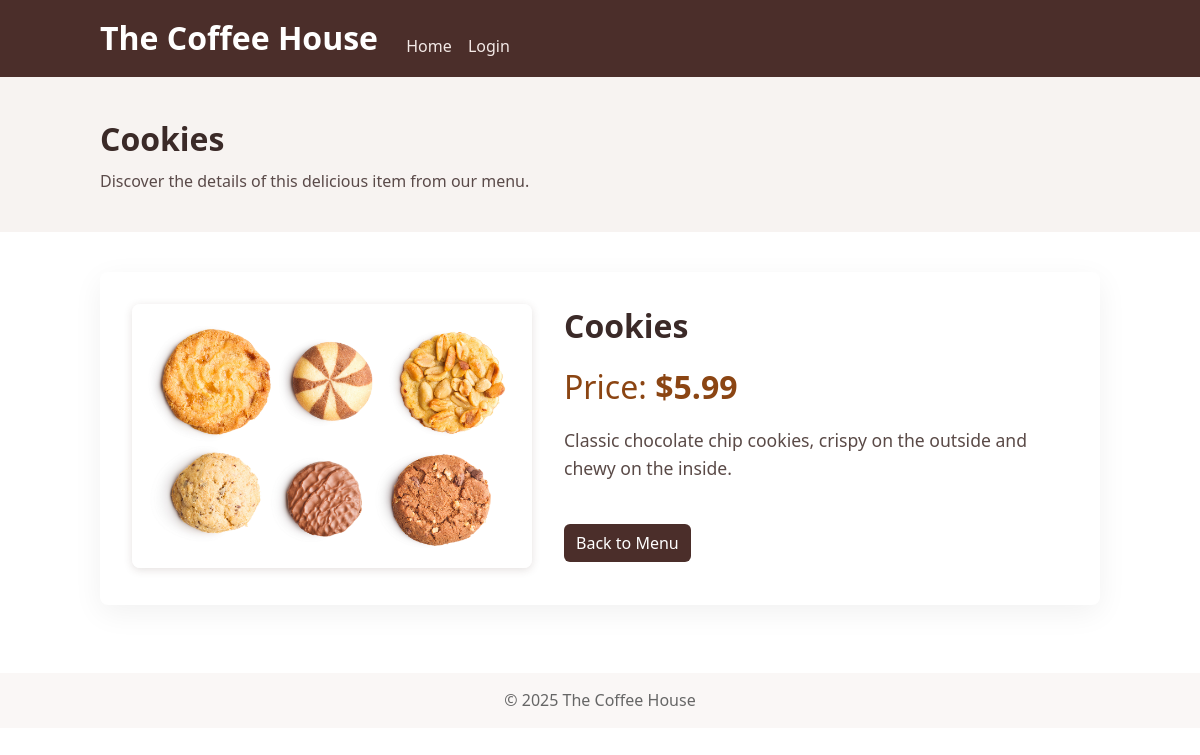
/foodDetails/2, run on the app's committed database.
### tables this page shows
CREATE TABLE food_menu (
        id INTEGER PRIMARY KEY,
        name TEXT NOT NULL,
        price REAL NOT NULL,
        description TEXT,
        image_url TEXT
    );

### app.py (the view)
@app.route("/foodDetails/<int:id>")
def foodDetails(id):
    db = get_db()
    cursor = db.cursor()
    cursor.execute("SELECT * FROM food_menu WHERE id = ?", (id,))
    food = cursor.fetchone()
    db.close()
    if food:
        return render_template("foodDetails.html", food=food)
    return "Can't found this meal."

### app.py (called while the page is built)
def get_db():
    conn = sqlite3.connect("cafe.db")
    conn.row_factory = sqlite3.Row  # This allows accessing columns by name
    return conn

### templates/foodDetails.html (shortened to what this page needs)
<!DOCTYPE html>
<html lang="en">
<head>
    <link rel="stylesheet" href="{{ url_for('static', filename='css/style.css') }}">
</head>
<body>
    <header class="site-header">
        <div class="container">
            <h1 class="logo">The Coffee House</h1>
            <nav>
                <a href="/">Home</a>
                <a href="/login">Login</a>
            </nav>
        </div>
    </header>
    <section class="hero">
        <div class="container hero-inner">
            <div class="hero-text">
                <h2>{{ food.name }}</h2>
                <p>Discover the details of this delicious item from our menu.</p>
            </div>
        </div>
    </section>
    <section class="container profile-card">
        <div class="card food-detail-card">
            <div class="food-detail-content">
                <div class="food-detail-image">
                    <img src="{{ food.image_url }}" alt="{{ food.name }}">
                </div>
                <div class="food-detail-info">
                    <h3>{{ food.name }}</h3>
                    <div class="price" style="font-size: 2rem; color: #8B4513; margin: 1rem 0;">Price: <b>${{ '%.2f' % food.price }}</b></div>
                    <p class="food-description">{{ food.description }}</p>
                    <div class="food-actions" style="margin-top: 2rem;">
                        <a href="/" class="btn">Back to Menu</a>
                    </div>
                </div>
            </div>
        </div>
    </section>
    <footer class="site-footer">
        <div class="container">&copy; {{ 2025 }} The Coffee House</div>
    </footer>
</body>
</html>

### static/css/style.css (style rules this page uses)
* { box-sizing: border-box; margin: 0; padding: 0; }
body { font-family: system-ui, -apple-system, Segoe UI, Roboto, Helvetica, Arial, sans-serif; line-height: 1.4; color: #2b2b2b; background: #fff; }
.container { width: 92%; max-width: 1000px; margin: 0 auto; }
.site-header { background: #4b2e2a; color: #fff; padding: 16px 0; }
.site-header .logo { display: inline-block; font-weight: 700; margin-right: 24px; }
.site-header nav { display: inline-block; vertical-align: middle; }
.site-header nav a { color: #f3e9e6; margin-right: 12px; text-decoration: none; }
.hero { background: #f7f3f1; padding: 40px 0; }
.hero-inner { display: flex; gap: 20px; align-items: center; }
.hero-text h2 { font-size: 32px; color: #3b2a28; margin-bottom: 8px; }
.hero-text p { color: #5a4a49; }
.site-footer { background: #faf7f6; padding: 16px 0; color: #666; margin-top: 28px; text-align: center; }
.profile-card { padding: 40px 0; }
.card { display: flex; gap: 20px; background: #fff; border-radius: 8px; padding: 18px; box-shadow: 0 8px 30px rgba(0, 0, 0, 0.06); align-items: center; }
.btn { display: inline-block; margin-top: 10px; padding: 8px 12px; background: #4b2e2a; color: #fff; text-decoration: none; border-radius: 6px; }
.food-detail-card { padding: 2rem; }
.food-detail-content { display: flex; gap: 2rem; align-items: flex-start; }
.food-detail-image { flex: 0 0 400px; }
.food-detail-image img { width: 100%; height: auto; border-radius: 8px; box-shadow: 0 2px 8px rgba(75, 46, 42, 0.15); }
.food-detail-info { flex: 1; }
.food-detail-info h3 { font-size: 2rem; color: #3b2a28; margin-bottom: 0.5rem; }
.food-description { font-size: 1.1rem; line-height: 1.6; color: #5a4a47; }

### data on the page
food_menu: name "Cookies", image_url (picture), price "5.99", description "Classic chocolate chip cookies, crispy on the outside and chewy on the inside."

### other printed values
{{ 2025 }} "2025"
